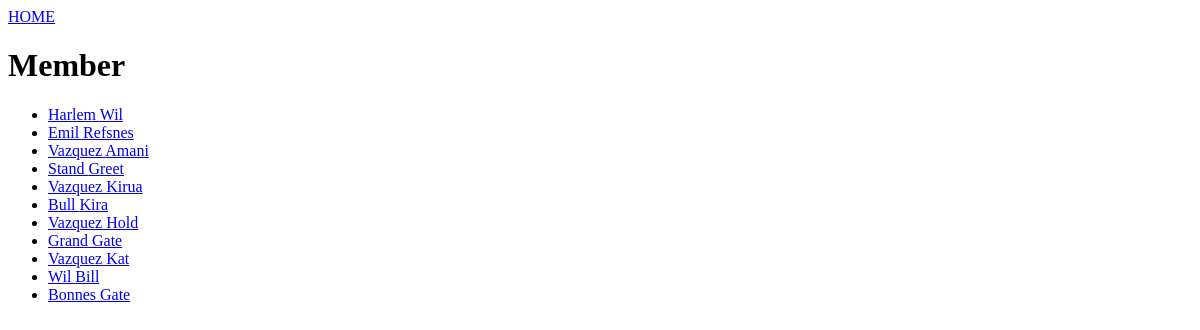
/members/, run on an earlier commit of the app's database.
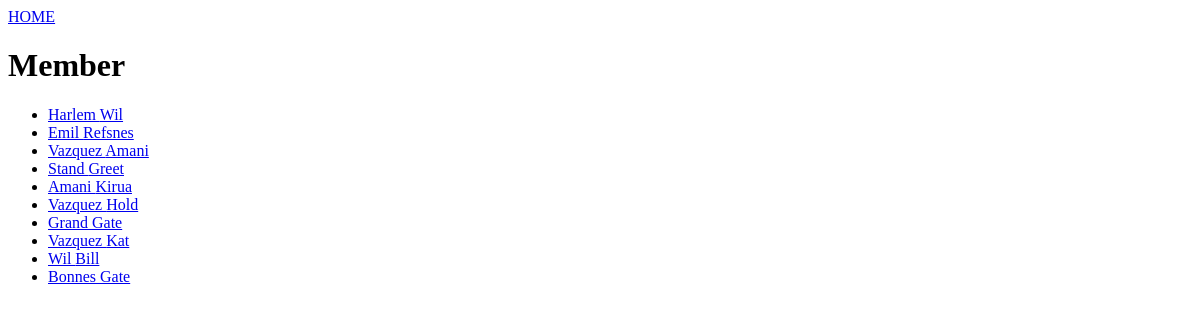
And on a later commit of the database.
### members/models.py (models this page shows)
class Member(models.Model):
    firstname = models.CharField(max_length=255)
    lastname = models.CharField(max_length=255)
    phones = models.IntegerField(null=True)
    joined_date = models.DateField(null=True)

### members/views.py (the view)
# urls.py: path("members/", views.members, name="members"),
def members(request):
    mymembers = Member.objects.all().values()
    template = loader.get_template("all_members.html")
    context = {
        "mymembers": mymembers
    }
    return HttpResponse(template.render(context, request))

### members/templates/all_members.html (shortened to what this page needs)
{% extends "master.html" %}  {% block content %}
<p><a href="/">HOME</a></p>
<h1>Member</h1>
<ul>
  {% for x in mymembers %}
  <li>
    <a href="details/{{x.id}}"> {{x.firstname}} {{x.lastname}} </a>
  </li>
  {% endfor %}
</ul>
{% endblock %}

### members/templates/master.html (shortened to what this page needs)
<html>
  <body>
    {% block content %} {% endblock %}
  </body>
</html>

What changed in the data, as far as the page shows it:
removed Member: firstname "Bull", lastname "Kira"
changed Member "Kirua": firstname "Vazquez" → "Amani"
